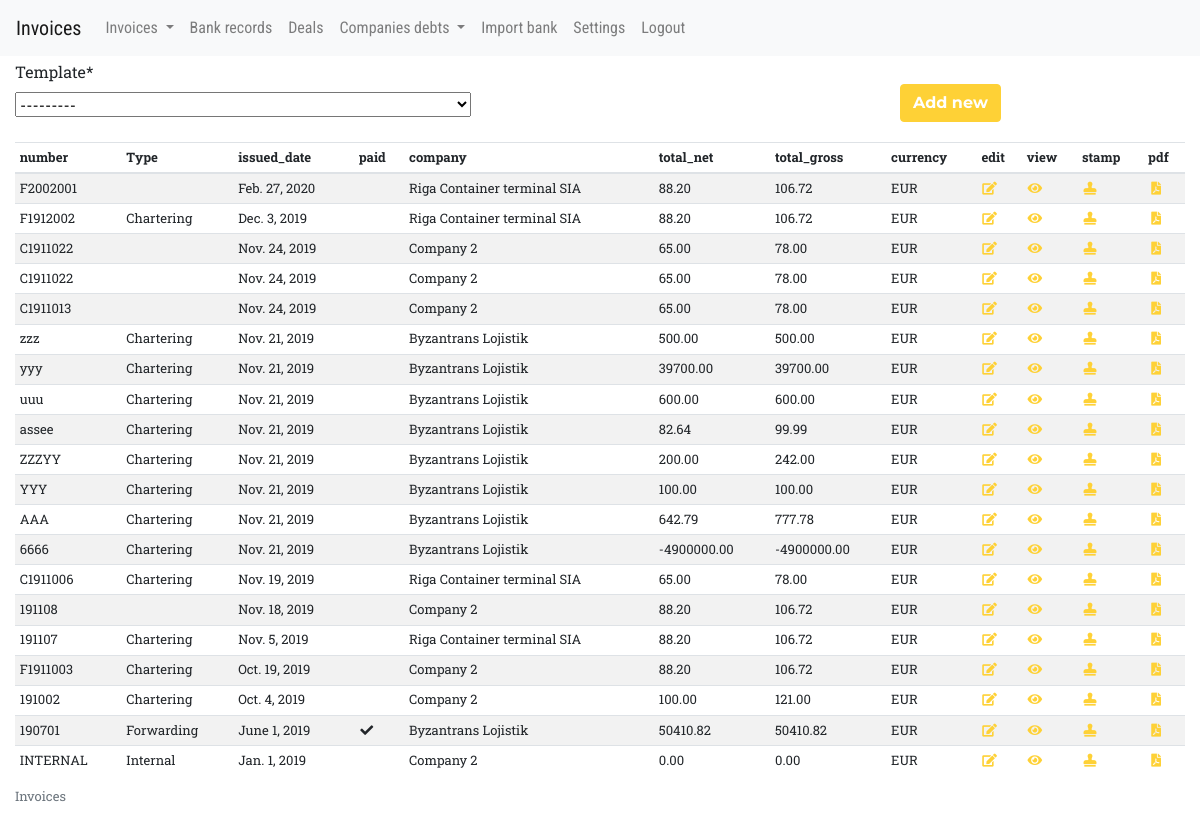
Page /invoices/ (signed in) on the earlier database version.
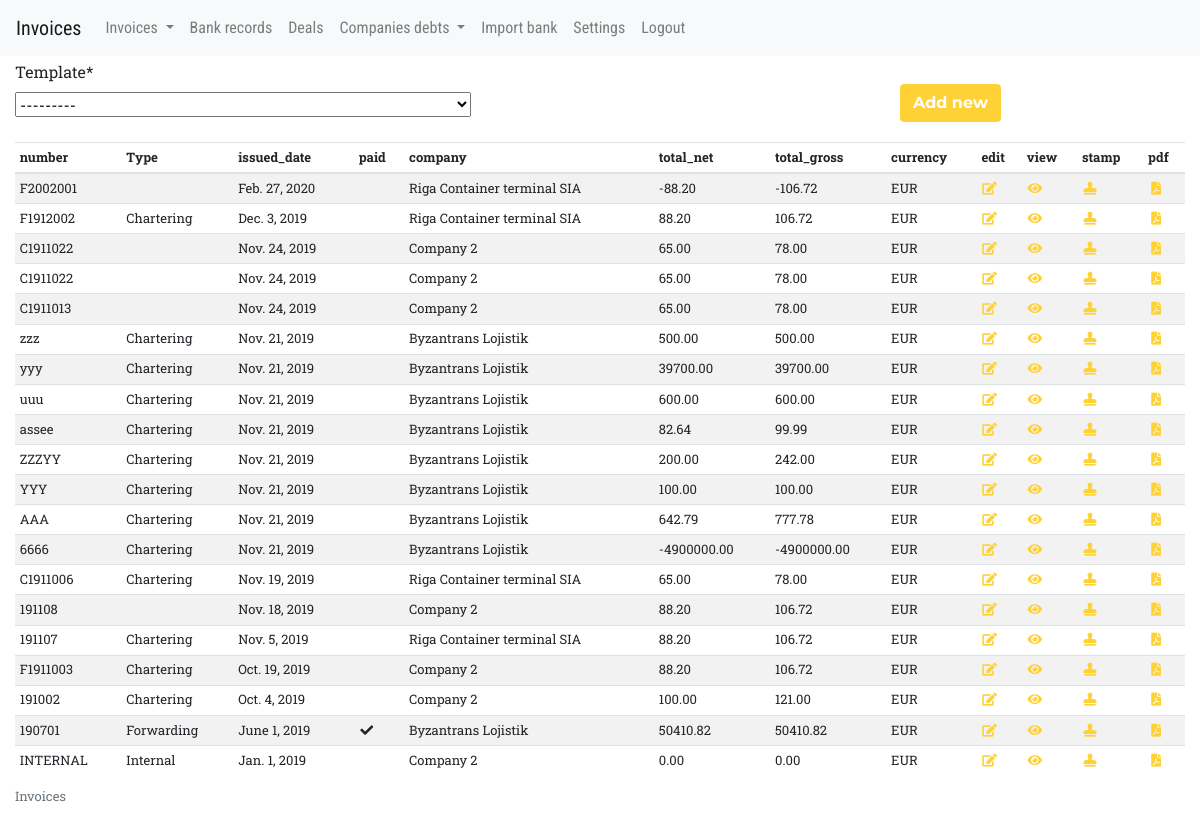
Same page on the later database version.
### invoices/models/invoice_models.py (models this page shows, shortened)
class Invoice(models.Model):
    objects = InvoiceManager()
    number = models.CharField(max_length=20)
    issued_date = models.DateField(default=date.today)
    payment_term = models.DateField(default=date.today)
    company = models.ForeignKey(Company, on_delete=models.CASCADE)
    description = models.TextField(max_length=300, blank=True,
                                   validators=[MaxLengthValidator(300)])
    total_net = models.DecimalField(default=0, max_digits=10, decimal_places=2)
    vat_percent = models.DecimalField(default=0, max_digits=6, decimal_places=2)
    total_vat = models.DecimalField(default=0, max_digits=10, decimal_places=2)
    total_gross = models.DecimalField(default=0, max_digits=10, decimal_places=2)
    total_not_paid = models.DecimalField(default=0, max_digits=10, decimal_places=2)
    advance_required = models.BooleanField(default=False)
    advance_percent = models.DecimalField(default=0, max_digits=5, decimal_places=2)
    advance_amount = models.DecimalField(default=0, max_digits=10, decimal_places=2)
    total_to_pay = models.DecimalField(default=0, max_digits=10, decimal_places=2)
    is_paid = models.BooleanField(default=False)
    is_incoming = models.BooleanField(default=False)
    is_advance = models.BooleanField(default=False)
    is_reissued = models.BooleanField(default=True)
    is_credit = models.BooleanField(default=False)
    payment_details = models.TextField(max_length=100, blank=True,
                                   validators=[MaxLengthValidator(100)])
    currency = models.ForeignKey(Currency, related_name="invoices", on_delete=models.CASCADE,
        null=False, blank=False, default=1)
    deal = models.ForeignKey(Deal, related_name="invoices", on_delete=models.CASCADE, null=True, blank=True)
    file = models.FileField(upload_to='invoice_files/', blank=True)
    class Meta:
        ordering = ('-number', '-issued_date',)

### invoices/models/common_models.py (models this page shows, shortened)
class Company(models.Model):
    name = models.CharField(max_length=50)
    receiver_address = models.TextField(max_length=300, blank=True,
                                   validators=[MaxLengthValidator(300)])
    payment_address = models.TextField(max_length=300, blank=True,
                                   validators=[MaxLengthValidator(300)])
    country_code = models.CharField(max_length=3, blank=True,
                                   validators=[MaxLengthValidator(3)])
    eu_country = models.BooleanField(default=False)
    vat_number = models.CharField(max_length=30, blank=True, null=True,)
    invoiceNumberSignalString1 = models.CharField(max_length=50, blank=True, default='')
    invoiceNumberSignalString2 = models.CharField(max_length=50, blank=True, default='')
    invoiceNumberSkipCharacters = models.IntegerField(default=0)
    invoiceNumberStringLength = models.IntegerField(default=0)
    invoiceDateSignalString1 = models.CharField(max_length=50, blank=True, default='')
    invoiceDateSignalString2 = models.CharField(max_length=50, blank=True, default='')
    invoiceDateSkipCharacters = models.IntegerField(default=0)
    invoiceDateStringLength = models.IntegerField(default=0)
    invoiceDateStringFormat = models.CharField(max_length=20, blank=True, default='')
    invoiceAmountSignalString1 = models.CharField(max_length=50, blank=True, default='')
    invoiceAmountSignalString2 = models.CharField(max_length=50, blank=True, default='')
    invoiceAmountSkipCharacters = models.IntegerField(default=0)
    invoiceAmountStringLength = models.IntegerField(default=0)
    invoiceAmounCommaCharacter = models.CharField(max_length=3, blank=True, default='')
    class Meta:
        ordering = ('name',)
        verbose_name_plural = "companies"

### invoices/models/deal_models.py (models this page shows)
class Currency(models.Model):
    name = models.CharField(max_length=10)
    exchange_rate = models.DecimalField(default=1, max_digits=10, decimal_places=4)
    class Meta:
        ordering = ('name',)
    def __str__(self):
        return self.name

### invoices/views/basic_views.py (the view)
@login_required
def invoices_creation_index(request):
    if request.method == 'POST':
        form = TemplateChoiceForm(request.POST)
        if form.is_valid():
            template = form.cleaned_data['template']
            first_jan = date(date.today().year, 1, 1)
            count_part = Invoice.objects.filter(
                issued_date__gte=first_jan,
                deal__department=template.department,
                is_incoming=False,
                is_advance=True,
            ).distinct().count()
            count_part += 1
            invoice = Invoice.objects.create_invoice_from_template(template, count_part,
                header=template.department.name[:1].upper())
            return redirect('invoices:invoice_update', invoice_id=invoice.pk)
    else:
        invoices = Invoice.objects.outgoing()[:150]
        form = TemplateChoiceForm
        context = {'invoices': invoices, 'form': form, 'returnUrl': reverse_lazy('invoices:index')}
        return render(request, "invoices/index_and_create.html", context)

### invoices/models/invoice_models.py (called while the page is built)
    def outgoing(self):
        return self.get_queryset().exclude(is_incoming=True).order_by('-issued_date', '-number')

    def __str__(self):
        return self.currency.name + ' ' + self.department.name[:3] + '-' + self.description + '-' + self.company.name + self.currency.name

### invoices/templates/invoices/index_and_create.html (shortened to what this page needs)
{% extends "invoices/local_base.html" %}
{% load static %}
{% load crispy_forms_tags %}
{% block content %}
 <div class="container-fluid">
  {% if form %}
    <div class="row mt-1">
      <div class="col-md-12">
          <form method="post">
            <div class="form-row">
            <div class="form-group col-md-9 mb-0 text-right">
              {{ form.template|as_crispy_field }}
            </div>
            <div class="form-group col-md-3 mb-0 text-left">
              <br>
              <button type="submit" class="btn btn-primary">Add new</button>
            </div>
                </div>
        </form>
      </div>
    </div>
    {% endif %}
  <div class="row">
  <div class="col-md-12" style="margin-top: 20px;">
{% if invoices %}
<table id="table_id" class="display table table-striped table-hover table-sm">
    <caption>Invoices</caption>
    <thead>
 <tr>
     <th>number</th>
     <th>Type</th>
     <th>issued_date </th>
     <th>paid</th>
     <th>company</th>
     <th>total_net</th>
     <th>total_gross</th>
     <th>currency</th>
     <th>edit</th>
     <th>view</th>
     <th>stamp</th>
     <th>pdf</th>
  </tr>
 </thead>
<tbody>
    <tr >
    {% for invoice in invoices %}
        <td>{{ invoice.number }}</td>
        <td>{% if invoice.deal %}
          {{ invoice.deal.department.name }}
          {% endif %}
        </td>
        <td data-sort='{{ invoice.issued_date|date:"Y-m-d" }}'> {{ invoice.issued_date }}</td>
        <td>
          {% if invoice.is_paid %}
            <i class="fas fa-fw fa-check"> </i>
          {% endif %}
      </td>
        <td>{{ invoice.company.name }}</td>
        <td>{{ invoice.total_net }}</td>
        <td>{{ invoice.total_gross }}</td>
        <td>{{ invoice.currency }}</td>
        <td>
          <a href="/invoices/update/{{ invoice.id }}/">
            <i class="fas fa-fw fa-edit"> </i>
          </a>
        </td>
        <td>
          <a href="/invoices/{{ invoice.id }}/">
            <i class="fas fa-fw fa-eye"> </i>
          </a>
        </td>
        <td>
          <a href="/invoices/{{ invoice.id }}/1/">
            <i class="fas fa-fw fa-stamp"> </i>
          </a>
        </td>
        <td>
          <a href="/invoices/print/{{ invoice.id }}/">
            <i class="fas fa-fw fa-file-pdf"> </i>
          </a>
        </td>
    </tr>
   {% endfor %}
</tbody>
    </table>
{% else %}
    <p>No invoices are available.</p>
{% endif %}
</div>
</div>
</div>
  {% endblock content %}

Differences in the rows shown:
changed Invoice "Feb. 27, 2020": total_net "88.20" → "-88.20"; total_gross "106.72" → "-106.72"
